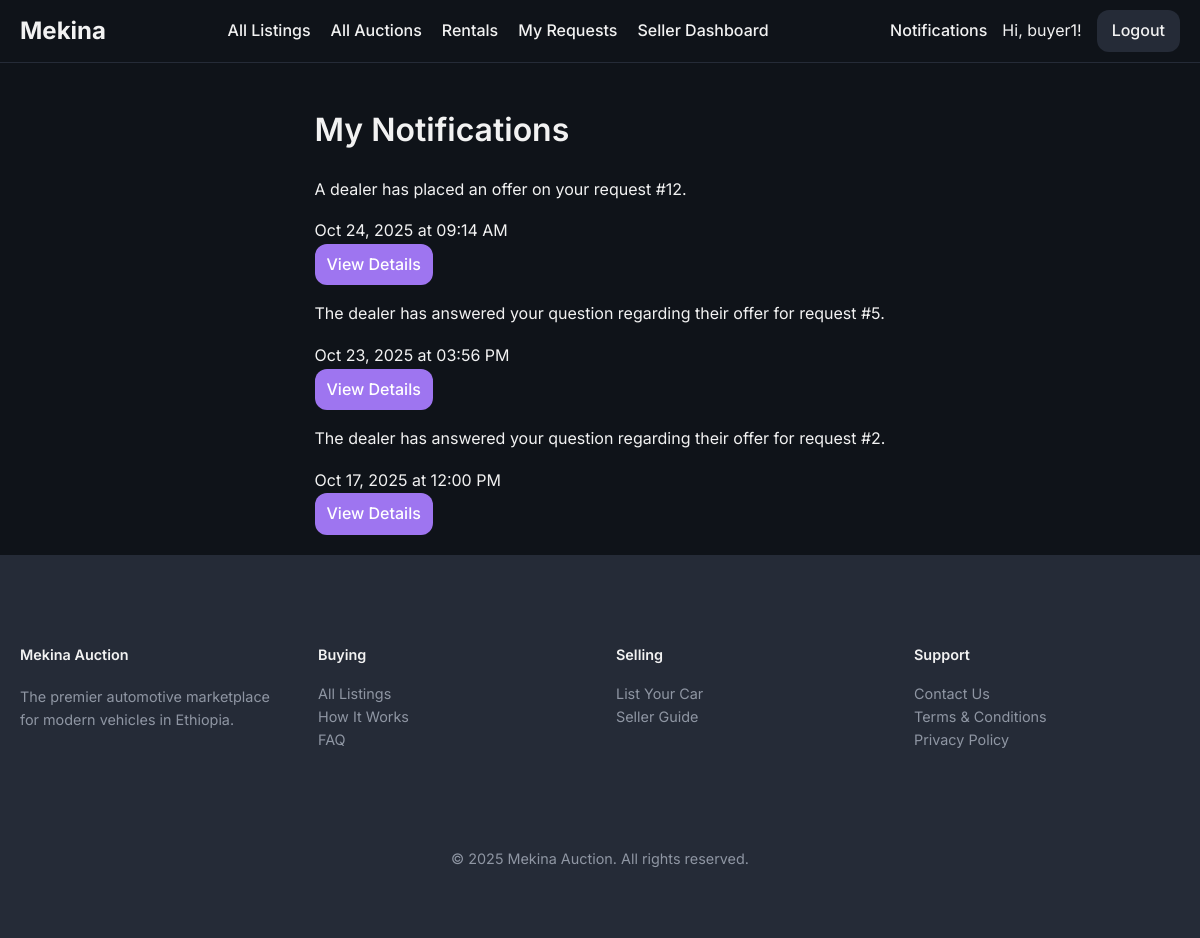
The app's page /notifications (signed in), older data.
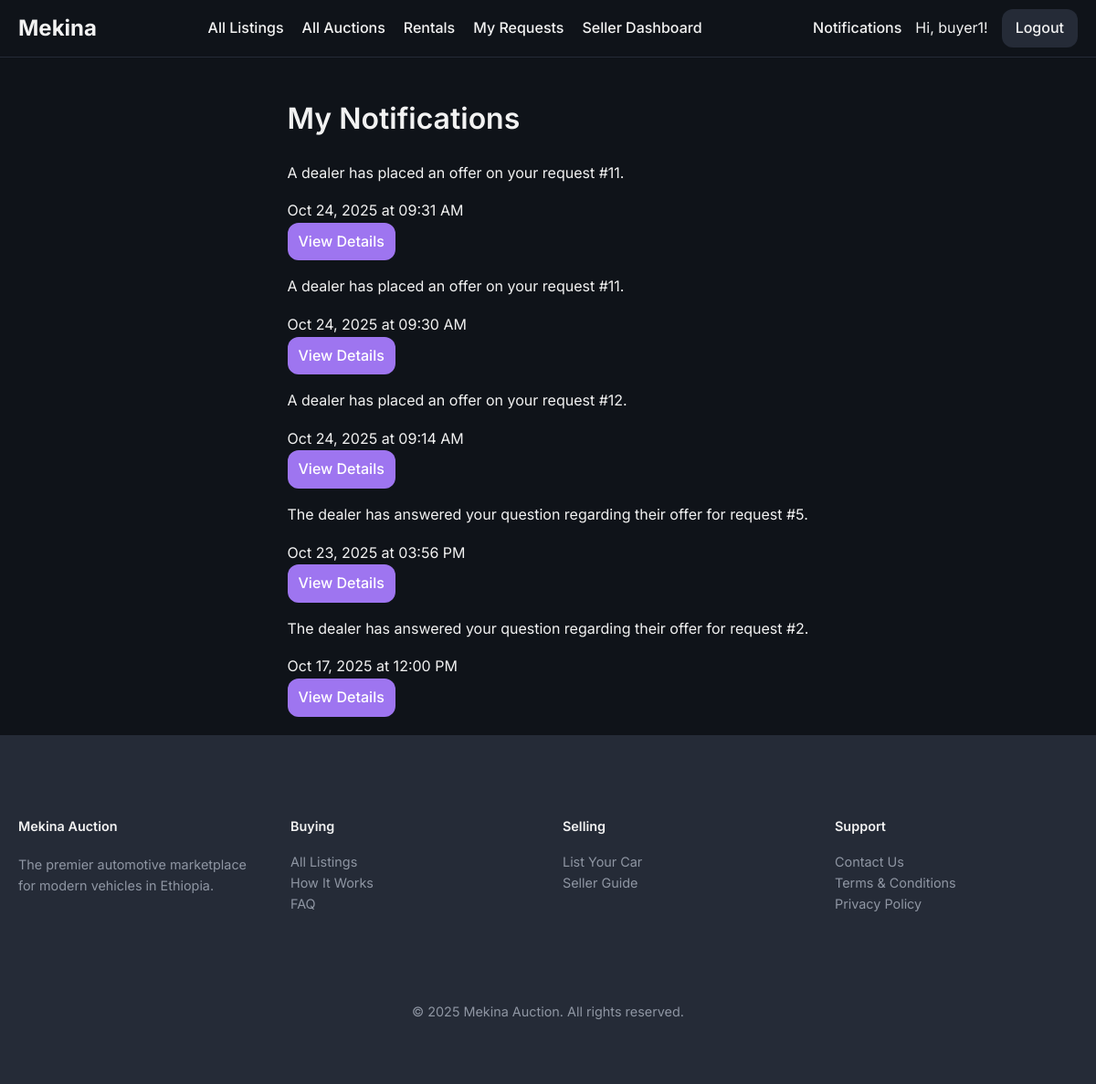
The same page, newer data.
### models/notification.py (models this page shows)
class Notification(db.Model):
    __tablename__ = 'notification'
    id = db.Column(db.Integer, primary_key=True)
    user_id = db.Column(db.Integer, db.ForeignKey('user.id'), nullable=False)
    message = db.Column(db.Text, nullable=False)
    link = db.Column(db.String(255), nullable=True)
    is_read = db.Column(db.Boolean, default=False, nullable=False)
    timestamp = db.Column(db.DateTime, default=datetime.utcnow, index=True)

### routes/main.py (the view)
@main_bp.route('/notifications')
@login_required
def notifications():
    unread = Notification.query.filter_by(user_id=current_user.id, is_read=False)
    for notification in unread:
        notification.is_read = True
    db.session.commit()
    user_notifications = Notification.query.filter_by(user_id=current_user.id).order_by(Notification.timestamp.desc()).limit(50).all()
    return render_template('notifications.html', notifications=user_notifications)

### templates/notifications.html (shortened to what this page needs)
{% extends "base.html" %}
{% block content %}
    <h1>My Notifications</h1>
    <div class="notification-list">
        {% if notifications %}
            {% for notification in notifications %}
                <div class="notification-item {% if not notification.is_read %}unread{% endif %}">
                    <div class="notification-content">
                        <p>{{ notification.message }}</p>
                        <span class="notification-time">{{ notification.timestamp.strftime('%b %d, %Y at %I:%M %p') }}</span>
                    </div>
                    {% if notification.link %}
                        <div class="notification-action">
                            <a href="{{ notification.link }}" class="btn approve">View Details</a>
                        </div>
                    {% endif %}
                </div>
            {% endfor %}
        {% else %}
            <p>You have no notifications.</p>
        {% endif %}
    </div>
{% endblock %}

Row changes from the older to the newer data that the page shows:
added Notification: message "A dealer has placed an offer on your request #11.", timestamp "Oct 24, 2025 at 09:31 AM"
added Notification: message "A dealer has placed an offer on your request #11.", timestamp "Oct 24, 2025 at 09:30 AM"
